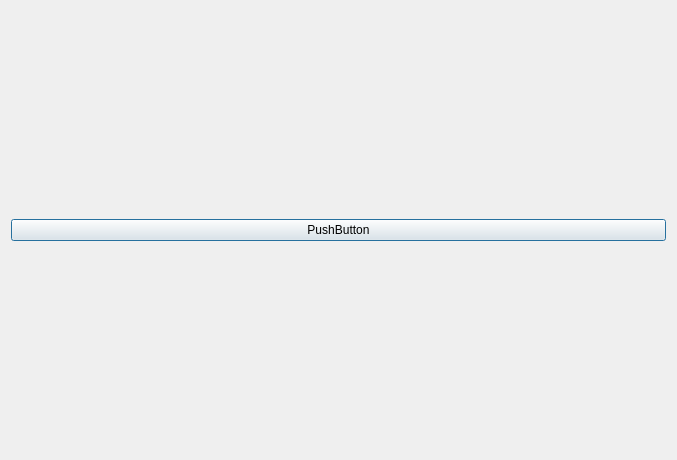
<?xml version="1.0" encoding="UTF-8"?>
<ui version="4.0">
 <class>Capture</class>
 <widget class="QDialog" name="Capture">
  <property name="windowModality">
   <enum>Qt::NonModal</enum>
  </property>
  <property name="geometry">
   <rect>
    <x>0</x>
    <y>0</y>
    <width>677</width>
    <height>460</height>
   </rect>
  </property>
  <property name="windowTitle">
   <string>Capture</string>
  </property>
  <layout class="QVBoxLayout" name="verticalLayout">
   <item>
    <layout class="QHBoxLayout" name="viewport_layout"/>
   </item>
   <item>
    <widget class="QPushButton" name="pushButton">
     <property name="text">
      <string>PushButton</string>
     </property>
    </widget>
   </item>
  </layout>
 </widget>
 <resources/>
 <connections/>
</ui>
